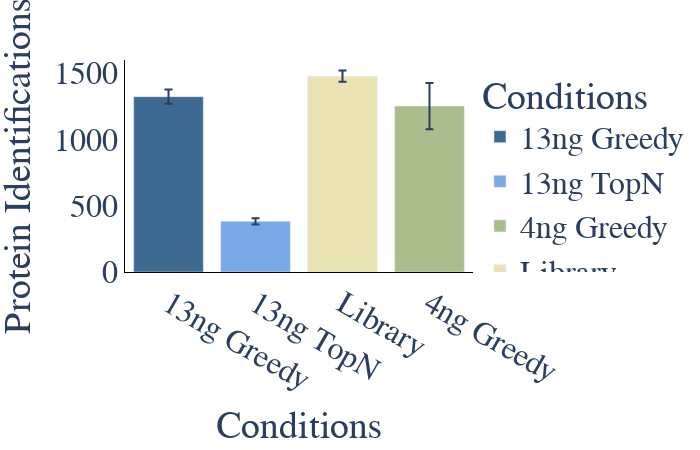

Notebook cell for this chart:
### Code cell
#ID plot(protein and peptides)
plot_options={
            "mean label": "True",
            "error bar": "ci95", #None, stdev, or ci95
            "X Title": "Conditions",
            "Y Title": "Protein Identifications",
            "color": ["#3E6990", "#7aa8e6","#AABD8C", "#E9E3B4", "#C6878F", "#fac8d3","#F39B6D",  "pink",
                  "orange", "brown", "pink", "gray", "olive", "cyan", "black","red",
                  "yellow","green","blue","indigo","violet"],
            "width": 700,
            "height": 450,
            "font": dict(size=32, family="Arial black"),
            "ID mode": "MS2",#grouped, total, MS2, grouped_stacked, stacked
            "Group By X": "Gradient Length", #ID_Mode does MS2 vs MBR
            "Group By Color": "Acquisition Mode",#ID_Mode does MS2 vs MBR
            "Group By Stack": "ID_Mode",#ID_Mode does MS2 vs MBR
        }
plot_options["plot_type"] = "1" # 1 is protein, 2 is peptide
figure ,_ ,_ =ID_plots(data_obj, plot_options, saved_settings)
figure.write_image("asdf.png", scale=10, width = 1000, height=1000)
figure.show()

### Figure 1 — Plotly figure (JSON) as saved in the notebook; plotly's stock layout.template omitted (floating-point values rounded to 4 significant figures)
{"data": [{"alignmentgroup": "True", "error_y": {"array": [53.57]}, "hovertemplate": "Conditions=%{x}<br>IDs=%{y}<extra></extra>", "legendgroup": "13ng Greedy", "marker": {"color": "#3E6990", "pattern": {"shape": ""}}, "name": "13ng Greedy", "offsetgroup": "13ng Greedy", "orientation": "v", "showlegend": true, "textposition": "auto", "type": "bar", "x": ["13ng Greedy"], "xaxis": "x", "y": [1324.0], "yaxis": "y"}, {"alignmentgroup": "True", "error_y": {"array": [24.12]}, "hovertemplate": "Conditions=%{x}<br>IDs=%{y}<extra></extra>", "legendgroup": "13ng TopN", "marker": {"color": "#7aa8e6", "pattern": {"shape": ""}}, "name": "13ng TopN", "offsetgroup": "13ng TopN", "orientation": "v", "showlegend": true, "textposition": "auto", "type": "bar", "x": ["13ng TopN"], "xaxis": "x", "y": [382.5], "yaxis": "y"}, {"alignmentgroup": "True", "error_y": {"array": [174.7]}, "hovertemplate": "Conditions=%{x}<br>IDs=%{y}<extra></extra>", "legendgroup": "4ng Greedy", "marker": {"color": "#AABD8C", "pattern": {"shape": ""}}, "name": "4ng Greedy", "offsetgroup": "4ng Greedy", "orientation": "v", "showlegend": true, "textposition": "auto", "type": "bar", "x": ["4ng Greedy"], "xaxis": "x", "y": [1253.0], "yaxis": "y"}, {"alignmentgroup": "True", "error_y": {"array": [42.16]}, "hovertemplate": "Conditions=%{x}<br>IDs=%{y}<extra></extra>", "legendgroup": "Library", "marker": {"color": "#E9E3B4", "pattern": {"shape": ""}}, "name": "Library", "offsetgroup": "Library", "orientation": "v", "showlegend": true, "textposition": "auto", "type": "bar", "x": ["Library"], "xaxis": "x", "y": [1478.0], "yaxis": "y"}], "layout": {"barmode": "relative", "font": {"family": "Arial black", "size": 32}, "height": 450, "legend": {"title": {"text": "Conditions"}, "tracegroupgap": 0}, "margin": {"t": 60}, "paper_bgcolor": "rgba(255, 255, 255, 255)", "plot_bgcolor": "rgba(255, 255, 255, 255)", "width": 700, "xaxis": {"anchor": "y", "categoryarray": ["13ng Greedy", "13ng TopN", "Library", "4ng Greedy"], "categoryorder": "array", "domain": [0, 1], "linecolor": "black", "linewidth": 1, "showline": true, "title": {"text": "Conditions"}}, "yaxis": {"anchor": "x", "domain": [0, 1], "linecolor": "black", "linewidth": 1, "showline": true, "title": {"text": "Protein Identifications"}}}}
